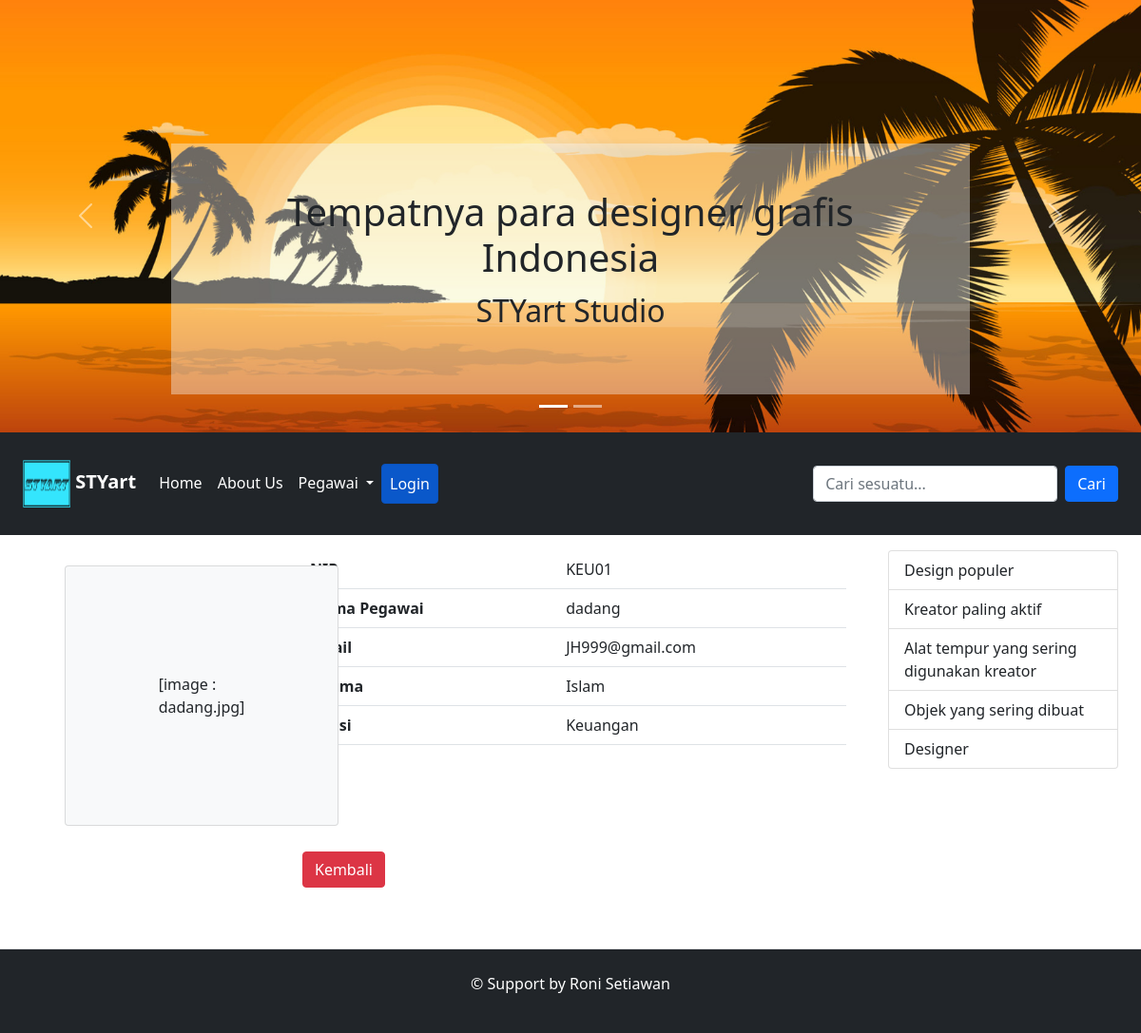
The app's page /index.php?page=detailPegawai&id=2 with its own data.
### tables this page shows
CREATE TABLE `pegawai` (
  `id` int(11) NOT NULL,
  `nip` varchar(5) NOT NULL,
  `nama` varchar(50) NOT NULL,
  `email` varchar(50) NOT NULL,
  `agama` enum('Islam','Kristen Protestan','Kristen Khatolik','Hindu','Buddha','Khonghucu') NOT NULL,
  `iddivisi` int(11) DEFAULT NULL,
  `foto` varchar(50) DEFAULT NULL
);

CREATE TABLE `divisi` (
  `id` int(11) NOT NULL,
  `nama` varchar(50) NOT NULL
);

### index.php (called while the page is built, shortened)
<?php
include_once 'views/header.php';
include_once 'views/menu.php';
include_once 'main.php';
include_once 'views/sidebar.php';
include_once 'views/footer.php';
?>

### models/Pegawai.php (called while the page is built, shortened)
<?php
class Pegawai {
    private $koneksi;
    public function __construct()
    {
        global $dbh;
        $this->koneksi = $dbh;
    }
    public function detailPegawai($data) {
        $sql = "SELECT pegawai.*, divisi.nama as divisi FROM pegawai INNER JOIN divisi on divisi.id = pegawai.iddivisi WHERE pegawai.id = ?";
        $gather = $this->koneksi->prepare($sql);
        $gather->execute([$data]);
        $result = $gather->fetch();
        return $result;
    }
}

### detailPegawai.php (the view)
<?php
require_once 'models/Pegawai.php';
$pegawai = new Pegawai();
$data = $_REQUEST['id'];
$detail = $pegawai->detailPegawai($data);
?>
<div class="row">
    <div class="col-4">
        <div class="card bg-light m-5 p-5 mt-3" style="width: 18rem;">
            <div class="card-body">
                <div class="d-flex justify-content-center p-5">[image : <?= $detail['foto']; ?>]</div>
            </div>
        </div>
    </div>
    <div class="col-8">
        <table class="table">
            <thead>
                <tr>
                    <th scope="col">NIP</th>
                    <td><?= $detail['nip']; ?></td>
                </tr>
                <tr>
                    <th scope="col">Nama Pegawai</th>
                    <td><?= $detail['nama']; ?></td>
                </tr>
                <tr>
                    <th scope="col">Email</th>
                    <td><?= $detail['email']; ?></td>
                </tr>
                <tr>
                    <th scope="col">Agama</th>
                    <td><?= $detail['agama']; ?></td>
                </tr>
                <tr>
                    <th scope="col">Divisi</th>
                    <td><?= $detail['divisi']; ?></td>
                </tr>
            </thead>
        </table>
        <br>
        <br>
        <a href="index.php?page=dataPegawai" class="btn btn-danger mt-5 mb-5">Kembali</a>
    </div>
</div>

### records on screen
pegawai: foto "dadang.jpg", nip "KEU01", nama "dadang", email "JH999@gmail.com", agama "Islam", iddivisi.nama "Keuangan"
